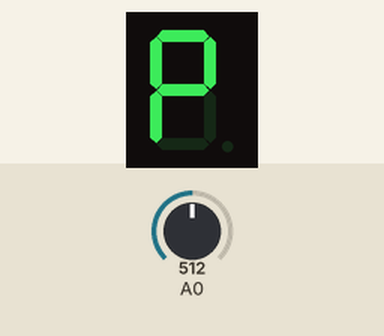
Bench run of a sketch on a simulated Arduino Uno, built with avr-gcc and run on an emulated ATmega328P. Parts: 1-digit seven-segment display. Wiring (inferred from the names in the program): 1-digit 7-segment display, segments lit when LOW: segments pin 8, pin 9, pin 10, pin 11, pin 12, pin 13, pin 7. Inputs (shaded band) come from the test bench; at power-on: A0 = 512. Random numbers use the default seed unless the sketch sets one; the segment pins are drawn as the display they are named for.

Above: at 1.3 s.
1.4 s: A0 set to 122
At 2.45 s:
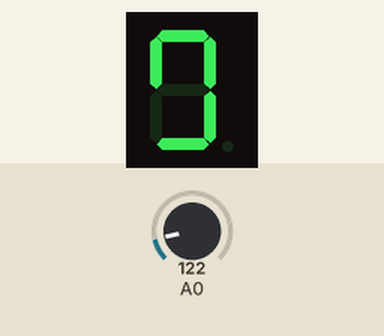
4.0 s: A0 set to 0
At 5.38 s:
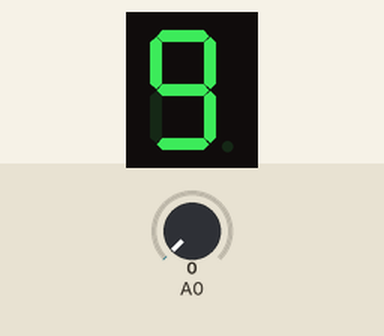
7.1 s: A0 set to 306
At 8.17 s:
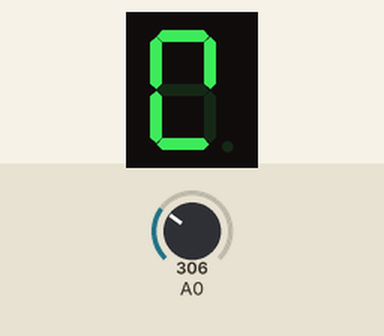

The sketch:

WildSnakeGS.ino
```cpp
/*
  WildSnakeUNO

A two-segment snake slithers aimlessly over the display. On intersections,
the next step is chosen at random.

Most of the logic is encoded in the `moves` array which lists possible next
steps for each current position and direction. Snake head position and
direction is coded like pictured below, i.e. when the snake head is at the
middle segment going right, the code is 6, going left in the same place is
code 13.

       >:0
       <:7
      -----
^:5  |     | v:1
v:12 | >:6 | ^:8
      -----
^:4  | <:13| v:2
v:11 |     | ^:9
      -----
       <:3
       >:10

To understand this diagram, read:

> as a right arrow
< as a left arrow
v as a down arrow
^ as an up arrow

*/

// {first_choice, second_choice*}
// * -1 means there is no second_choice
int moves[][2] = {
  {1, -1},  // 0
  {13, 2},  // 1
  {3, -1},  // 2
  {4, -1},  // 3
  {6, 5},   // 4
  {0, -1},  // 5
  {2, 8},   // 6
  {12, -1}, // 7
  {7, -1},  // 8
  {13, 8},  // 9
  {9, -1},  // 10
  {10, -1}, // 11
  {6, 11},  // 12
  {5, 11}   // 13
};

/*     A
     -----
  F |     | B
    |  G  |
     -----
  E |     | C
    |  D  |
     -----
*/

//                A   B  C  D  E   F   G
int display[] = {8, 9, 10, 11, 12, 13, 7}; // Garoa Dojo Shield
const int SEGMENTS = 7;

int head = 1; // segment B
int tail = 0; // segment A

void setup() {
  for (int i=0; i<SEGMENTS; i++) {
    pinMode(display[i], OUTPUT);
  }
  digitalWrite(display[tail % 7], HIGH);
}

void loop() {
  digitalWrite(display[head % 7], HIGH);
  delay(analogRead(A0));
  digitalWrite(display[tail % 7], LOW);
  tail = head;
  int* choices = moves[head];
  if (choices[1] == -1) {
    head = choices[0];  // no second choice
  } else {
    head = choices[random(2)];  // random move
  }
}
```
